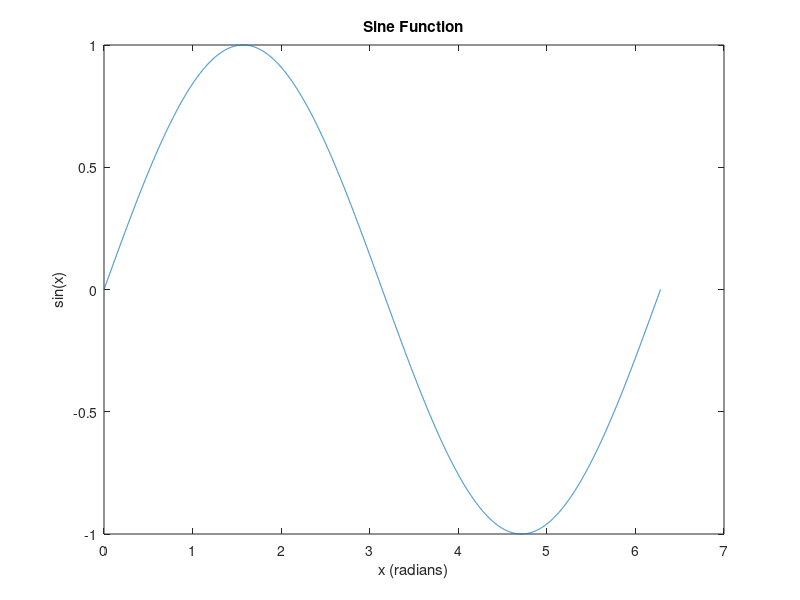

MATLAB code to generate this figure: (Note: this script raises an error after producing the figure.)
clear all 
close all;
clc
x=[0:0.001:2*pi];
y = sin(x);
plot(x, y);
xlabel('x (radians)');
ylabel('sin(x)');
title('Sine Function');
hold
y=0;
plot(x,z)

hold on;
 z=cos(x);
plot(x, z);
legend('sin(x)', 'cos(x)');
